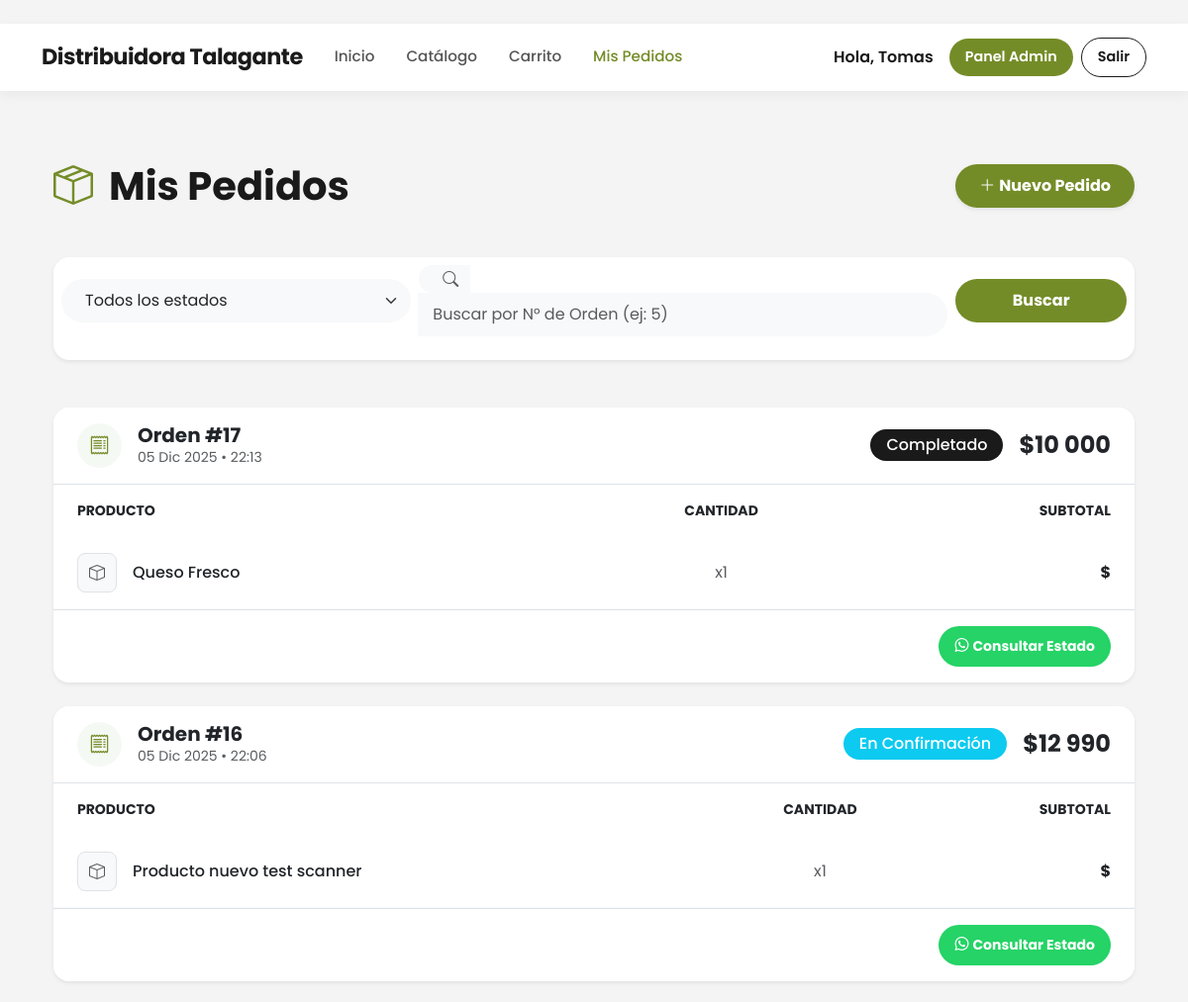
Before: /mis-compras/ (signed in, upper part) with the older database file.
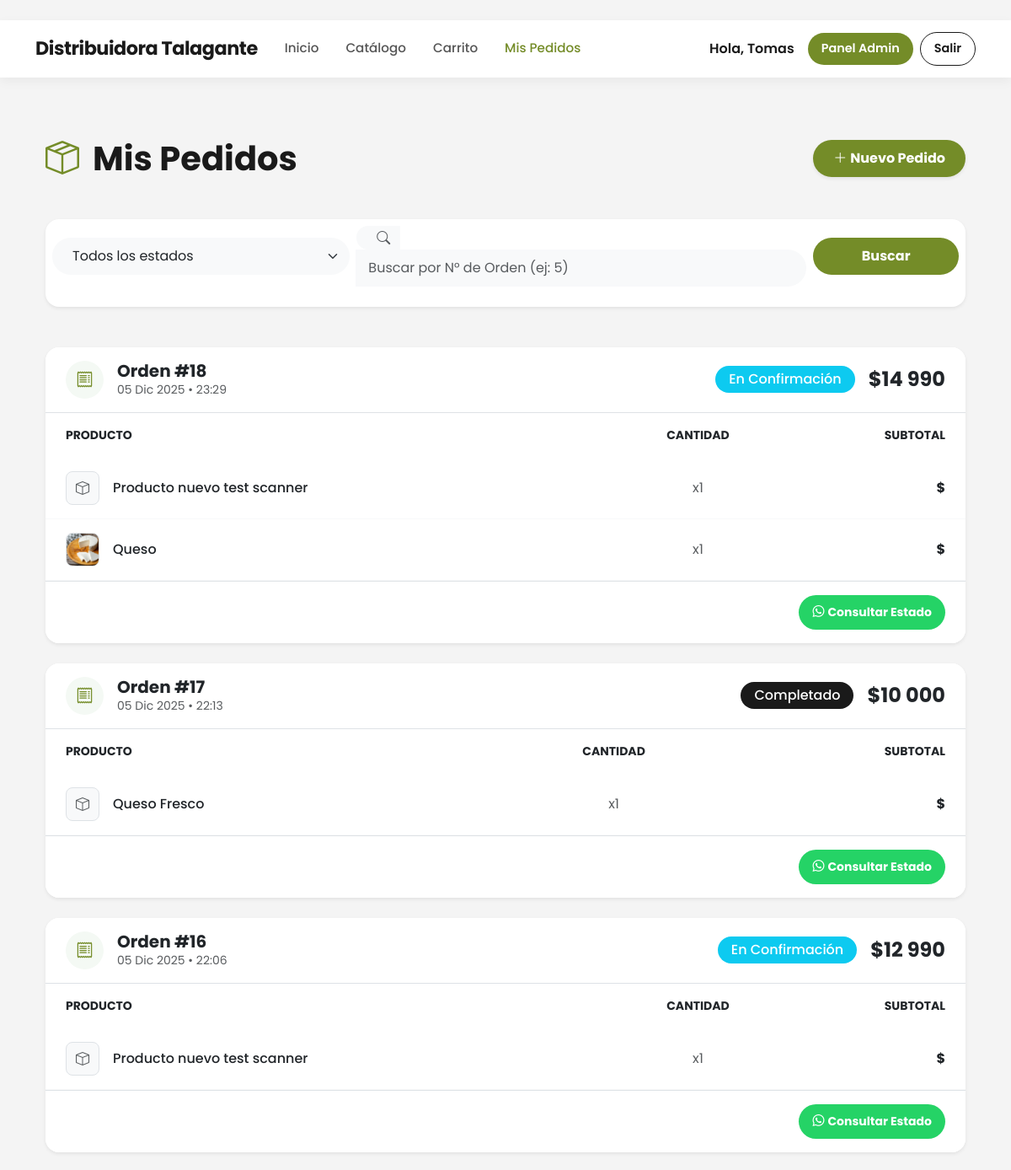
After: the same page with the newer database file.
### core/models.py (models this page shows, shortened)
class Orden(models.Model):
    ESTADOS = [
        ('pendiente', 'Pendiente de Pago'),
        ('confirmacion', 'En Confirmación'),
        ('preparacion', 'En Preparación'),
        ('despacho', 'En Despacho / Listo para Retiro'),
        ('cancelado', 'Cancelado'),
        ('completado', 'Completado'),
    ]
    METODOS_PAGO = [
        ('transferencia', 'Transferencia Bancaria'),
        ('efectivo', 'Pago en Efectivo (Retiro)'),
    ]
    usuario = models.ForeignKey(User, on_delete=models.CASCADE)
    fecha = models.DateTimeField(auto_now_add=True)
    estado = models.CharField(max_length=20, choices=ESTADOS, default='pendiente')
    total = models.DecimalField(max_digits=12, decimal_places=2)
    metodo_pago = models.CharField(max_length=20, choices=METODOS_PAGO, default='transferencia')
    instrucciones_transferencia = models.TextField(default="Realice transferencia a Cuenta Corriente XXXX-XXXX y envíe comprobante por WhatsApp.")
    comprobante = models.ImageField(upload_to='comprobantes/', blank=True, null=True, help_text="Foto del comprobante de pago")
    nota_comprobante = models.TextField(blank=True, null=True, help_text="Link o nota del comprobante (opcional)")
    mensaje_cliente = models.TextField(blank=True, help_text="Mensaje opcional del cliente")
    def get_whatsapp_link(self):
        return "https://wa.me/56949071013"

class ItemOrden(models.Model):
    orden = models.ForeignKey(Orden, on_delete=models.CASCADE)
    producto = models.ForeignKey(Producto, on_delete=models.CASCADE)
    cantidad = models.PositiveIntegerField()
    precio = models.DecimalField(max_digits=10, decimal_places=2)

class Producto(models.Model):
    codigo_barras = models.CharField(max_length=50, unique=True, blank=True, null=True,help_text="Se genera automáticamente si lo dejas vacío")
    nombre = models.CharField(max_length=200)
    categoria = models.CharField(max_length=50, blank=True)
    descripcion = models.TextField(blank=True)
    unidad_medida = models.CharField(max_length=2, choices=UnidadMedida.choices, default=UnidadMedida.UN)
    stock = models.DecimalField(max_digits=12, decimal_places=3, default=Decimal('0.000'))
    precio = models.DecimalField(
        max_digits=10,
        decimal_places=0,
        default=0,
        verbose_name="Precio"
    )
    tamano_paquete = models.DecimalField(max_digits=10, decimal_places=3, default=Decimal('1.000'), help_text="Ej: 10 para caja de 10 unidades")
    producto_hijo = models.ForeignKey('self', on_delete=models.SET_NULL, null=True, blank=True, related_name='productos_padre')
    fecha_vencimiento = models.DateField(null=True, blank=True)
    imagen = models.ImageField(upload_to='productos/', blank=True, null=True)
    activo = models.BooleanField(default=True)
    creado_en = models.DateTimeField(auto_now_add=True)
    actualizado_en = models.DateTimeField(auto_now=True)

### core/views.py (the view)
# urls.py: path('mis-compras/', views.mis_compras, name='mis_compras'),
@login_required
def mis_compras(request):
    ordenes = Orden.objects.filter(usuario=request.user).order_by('-fecha')
    busqueda = request.GET.get('q')
    estado_filtro = request.GET.get('estado')
    if busqueda:
        busqueda = busqueda.strip()
        if busqueda.isdigit():
            ordenes = ordenes.filter(id=busqueda)
        elif busqueda.startswith('#') and busqueda[1:].isdigit():
            ordenes = ordenes.filter(id=busqueda[1:])
    if estado_filtro:
        ordenes = ordenes.filter(estado=estado_filtro)
    for orden in ordenes:
        for item in orden.itemorden_set.all():
            item.subtotal_temp = item.cantidad * item.precio
    context = {
        'ordenes': ordenes,
        'ESTADOS': Orden.ESTADOS,
    }
    return render(request, 'core/mis_compras.html', context)

### core/templates/core/mis_compras.html (shortened to what the changed rows need)
﻿{% extends 'core/base.html' %}
{% load static %}
{% load humanize %}
{% block content %}
<div class="container py-5 animate-fade-in">
    <div class="d-flex align-items-center justify-content-between mb-5">
        <h1 class="fw-bold mb-0" style="color: #1a1a1a;">
            <i class="bi bi-box-seam me-3" style="color: var(--color-primary);"></i>Mis Pedidos
        </h1>
    </div>
    {% if ordenes %}
        <div class="row g-4">
            {% for orden in ordenes %}
                <div class="col-12">
                    <div class="card border-0 shadow-sm rounded-4 overflow-hidden order-card-hover">
                        <div class="card-header bg-white py-3 px-4 border-bottom d-flex flex-wrap align-items-center justify-content-between gap-3">
                            <div class="d-flex align-items-center gap-3">
                                <div class="icon-box-small rounded-circle d-flex align-items-center justify-content-center"
                                     style="width: 45px; height: 45px; background-color: #f4f9f4; color: var(--color-primary);">
                                    <i class="bi bi-receipt fs-5"></i>
                                </div>
                                <div>
                                    <h5 class="mb-0 fw-bold text-dark">Orden #{{ orden.id }}</h5>
                                    <small class="text-muted">{{ orden.fecha|date:"d M Y" }} • {{ orden.fecha|time:"H:i" }}</small>
                                </div>
                            </div>
                            <div class="d-flex align-items-center gap-3">
                                <span class="badge rounded-pill px-3 py-2 fs-6
                                    {% if orden.estado == 'pendiente' %}bg-warning text-dark
                                    {% elif orden.estado == 'confirmacion' %}bg-info text-white
                                    {% elif orden.estado == 'preparacion' %}bg-primary text-white
                                    {% elif orden.estado == 'despacho' %}bg-orange text-white
                                    {% elif orden.estado == 'completado' %}bg-success text-white
                                    {% else %}bg-secondary text-white{% endif %}">
                                    {{ orden.get_estado_display }}
                                </span>
                                <span class="fs-4 fw-bold text-dark">${{ orden.total|floatformat:0 }}</span>
                            </div>
                        </div>
                        <div class="card-body p-0">
                            <div class="table-responsive">
                                <table class="table table-borderless mb-0 align-middle">
                                    <thead class="bg-light text-muted small text-uppercase">
                                        <tr>
                                            <th class="ps-4 py-3">Producto</th>
                                            <th class="text-center py-3">Cantidad</th>
                                            <th class="text-end pe-4 py-3">Subtotal</th>
                                        </tr>
                                    </thead>
                                    <tbody>
                                        {% for item in orden.itemorden_set.all %}
                                            <tr class="border-bottom border-light">
                                                <td class="ps-4 py-3">
                                                    <div class="d-flex align-items-center gap-3">
                                                        {% if item.producto.imagen %}
                                                            <img src="{{ item.producto.imagen.url }}" class="rounded-3 border" style="width: 40px; height: 40px; object-fit: cover;">
                                                        {% else %}
                                                            <div class="rounded-3 bg-light border d-flex align-items-center justify-content-center" style="width: 40px; height: 40px;">
                                                                <i class="bi bi-box text-muted"></i>
                                                            </div>
                                                        {% endif %}
                                                        <span class="fw-medium text-dark">{{ item.producto.nombre }}</span>
                                                    </div>
                                                </td>
                                                <td class="text-center text-muted">x{{ item.cantidad }}</td>
                                                <td class="text-end pe-4 fw-bold text-dark">${{ item.subtotal_temp|floatformat:0 }}</td>
                                            </tr>
                                        {% endfor %}
                                    </tbody>
                                </table>
                            </div>
                        </div>
                        <div class="card-footer bg-white border-top py-3 px-4 d-flex justify-content-end gap-2">
                            {% if orden.get_whatsapp_link %}
                                <a href="{{ orden.get_whatsapp_link }}" target="_blank" class="btn btn-success btn-sm rounded-pill px-3 fw-bold">
                                    <i class="bi bi-whatsapp me-1"></i>Consultar Estado
                                </a>
                            {% endif %}
                        </div>
                    </div>
                </div>
            {% endfor %}
        </div>
    {% endif %}
</div>
{% endblock %}

Changed rows visible on the page:
added Orden: id "18", fecha "05 Dic 2025", fecha "23:29", estado "En Confirmación", total "14 990"
added ItemOrden: producto.nombre "Producto nuevo test scanner", cantidad "1", shown under "18"
added ItemOrden: producto.imagen (picture), producto.nombre "Queso", cantidad "1", shown under "18"
